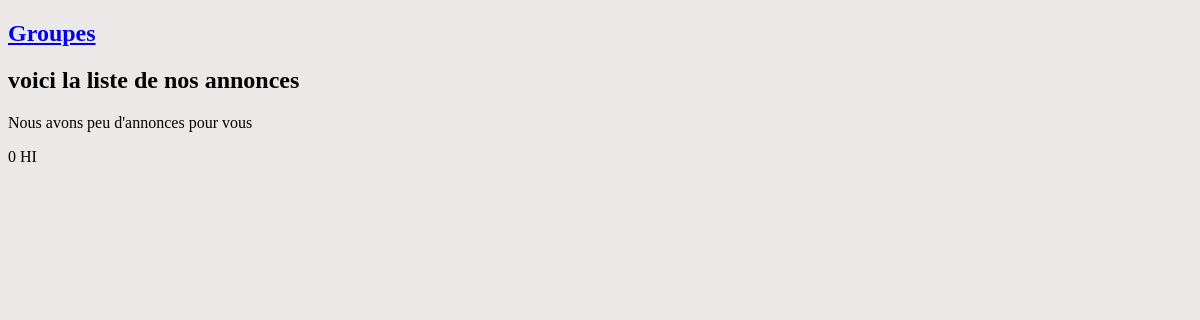
/listings/, run on an earlier commit of the app's database.
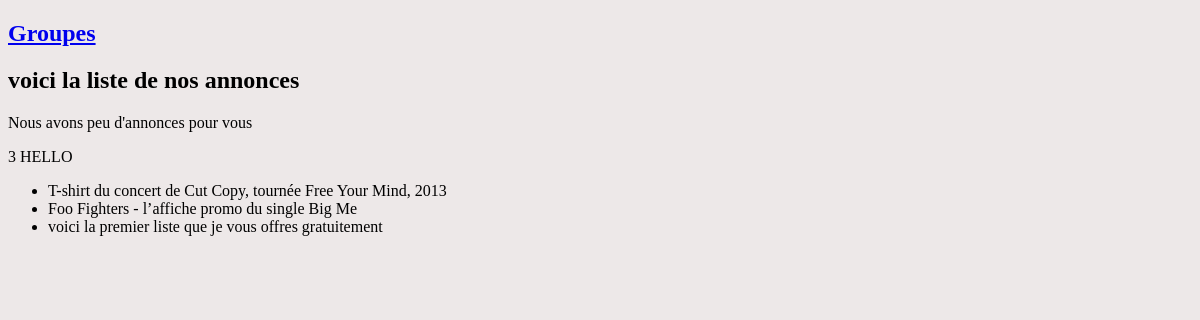
And on a later commit of the database.
### listings/models.py (models this page shows, shortened)
class Listings(models.Model):
    class Type(models.TextChoices):
        Records ='Rd'
        Clothing ='Cl'
        Posters ='Post'
        Miscellaneous ='M'
    title = models.fields.CharField(max_length=100)
    describe = models.fields.CharField(max_length=1000)
    sold = models.fields.BooleanField(default=True)
    year = models.fields.IntegerField(validators=[MinValueValidator(2001),MaxValueValidator(2024)])
    type = models.fields.CharField( choices =Type.choices ,max_length=50)
    band = models.ForeignKey(Band, null=True,  on_delete = models.SET_NULL)

### listings/views.py (the view)
# urls.py: path('listings/',views.listings),
def listings(request):
    listings = Listings.objects.all()
    return render (request,'listing/listings.html', {'listings': listings})

### templates/listing/listings.html
{% extends 'listing/base.html' %}
{% block content %}
   <h2>voici la liste de nos annonces </h2>
    <p>Nous avons
        {% if titles|length < 5 %}
            peu d'annonces pour vous
        {% elif titles|length < 10 %}
            quelques annonces pour vous
        {% else %}
            les annonces sont florissantes
        {% endif %}
    </p>
    {{listings|length}}
    {% if listings  %}
       HELLO
    {% else  %}
       HI
    {% endif  %}
        <ul>
            {% for title in listings %}
                <li>{{ title.title }}</li>
            {% endfor %}
        </ul>
{% endblock %}

What changed in the data, as far as the page shows it:
added Listings: title "T-shirt du concert de Cut Copy, tournée Free Your Mind, 2013"
added Listings: title "Foo Fighters - l’affiche promo du single Big Me"
added Listings: title "voici la premier liste que je vous offres gratuitement"
Also different on the page:
{{ listings|length }}: "0" → "3"
text no longer shown: "HI"
text now shown: "HELLO"
